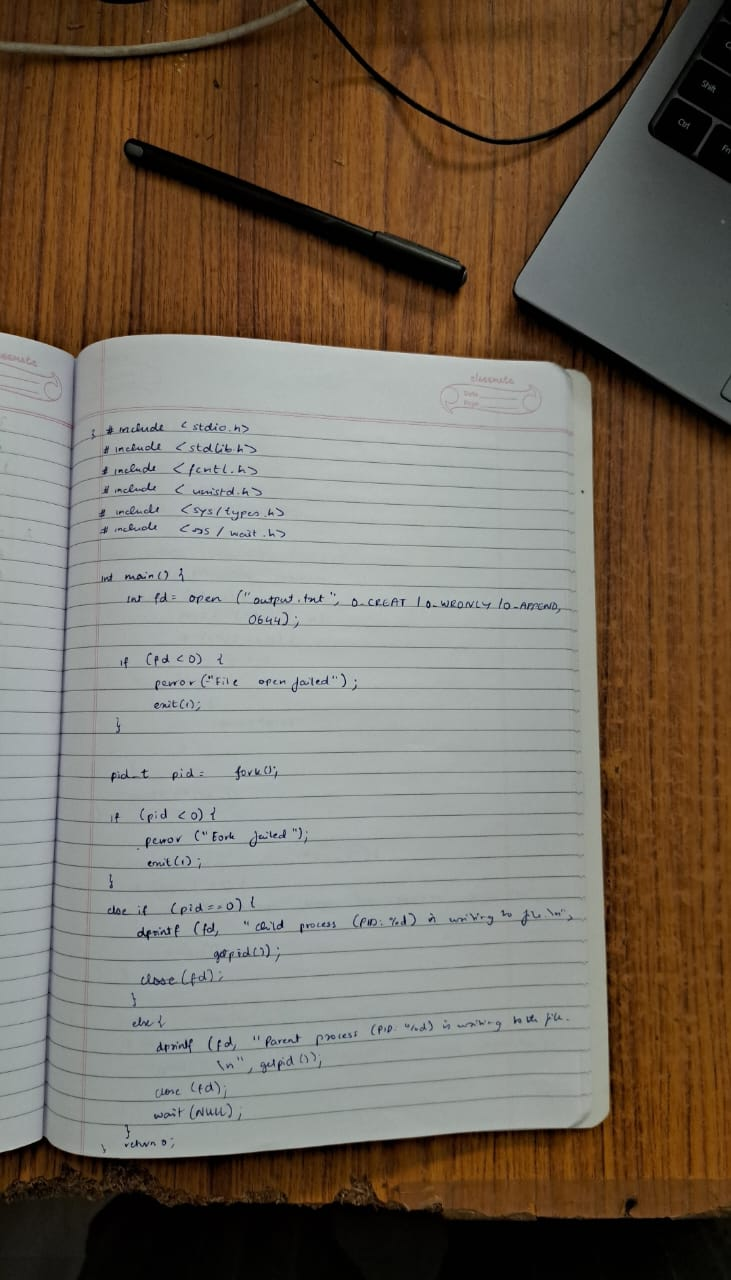
#> input picture Images/Input 1.jpeg, 731 x 1280 px
$ python -i processing.py   (imports and definitions only)   (older library calls are emulated)
#> lines starting #> are read from the running program, lines starting #| are printed output that depends on the picture; after the words box and inside, x2 and y2 are one past the last pixel; in counts of white or black regions, pixels touching at a corner belong together
import cv2
import numpy as np

# Preprocesses the image: resize, grayscale, enhance contrast, blur, and detect edges
def preprocess_image(img):
    img = cv2.resize(img, (960, 1280), interpolation=cv2.INTER_LANCZOS4)  # Resize to standard size
    gray = cv2.cvtColor(img, cv2.COLOR_BGR2GRAY)
    clahe = cv2.createCLAHE(clipLimit=3.0, tileGridSize=(8,8))
    enhanced = clahe.apply(gray)
    blurred = cv2.bilateralFilter(enhanced, 11, 75, 75)
    edges = cv2.Canny(blurred, 30, 120)  # Detect edges using Canny
    return img, blurred, edges

# Detects contours and selects the largest quadrilateral that resembles a document
def get_contours(edges):
    contours, _ = cv2.findContours(edges, cv2.RETR_LIST, cv2.CHAIN_APPROX_SIMPLE)
    max_area = 0
    best_cnt = None
    for cnt in contours:
        area = cv2.contourArea(cnt)
        if 5000 < area < 1000000:
            peri = cv2.arcLength(cnt, True)
            approx = cv2.approxPolyDP(cnt, 0.02 * peri, True)
            if len(approx) == 4:
                x, y, w, h = cv2.boundingRect(cnt)
                aspect_ratio = w / float(h)
                if 0.7 < aspect_ratio < 1.3:
                    if area > max_area:
                        max_area = area
                        best_cnt = approx
    return best_cnt.reshape(4, 2) if best_cnt is not None else None

# Orders the four corner points in a consistent order: top-left, top-right, bottom-right, bottom-left
# [33 lines left out: functions order_points, warp_perspective, not called in this run]

# Enhances the document by removing shadows and binarizing the result
def enhance_document(img):
    rgb = cv2.cvtColor(img, cv2.COLOR_BGR2RGB)
    rgb_planes = cv2.split(rgb)               # Split into R, G, B channels
    result_planes = []

    for plane in rgb_planes:
        dilated = cv2.dilate(plane, np.ones((7,7), np.uint8))
        bg = cv2.medianBlur(dilated, 21)
        diff = 255 - cv2.absdiff(plane, bg)
        norm = cv2.normalize(diff, None, alpha=0, beta=255,
                             norm_type=cv2.NORM_MINMAX, dtype=cv2.CV_8UC1)  # Normalize contrast
        result_planes.append(norm)

    result = cv2.merge(result_planes)  # Merge processed channels
    gray = cv2.cvtColor(result, cv2.COLOR_RGB2GRAY)
    return cv2.adaptiveThreshold(gray, 255, cv2.ADAPTIVE_THRESH_GAUSSIAN_C,
                                 cv2.THRESH_BINARY, 21, 10)  # Binarize with adaptive thresholding

# Attempts to auto-crop a low-saturation, bright document region
def auto_crop(img):
    hsv = cv2.cvtColor(img, cv2.COLOR_BGR2HSV)  # Convert to HSV
    mask = cv2.inRange(hsv, np.array([0, 0, 100]), np.array([255, 60, 255]))  # Mask light gray/white areas
    contours, _ = cv2.findContours(mask, cv2.RETR_EXTERNAL, cv2.CHAIN_APPROX_SIMPLE)

    max_area = 0
    best_rect = (0, 0, img.shape[1], img.shape[0])  # Default: full image
    for cnt in contours:
        area = cv2.contourArea(cnt)
        if area < 1000:
            continue
        rect = cv2.minAreaRect(cnt)
        box = cv2.boxPoints(rect)
        box = np.int32(box)
        width = rect[1][0]
        height = rect[1][1]
        aspect_ratio = max(width, height) / min(width, height)
        if aspect_ratio < 1.5 and area > max_area:
            max_area = area
            x, y, w, h = cv2.boundingRect(box)
            best_rect = (x, y, w, h)

    x, y, w, h = best_rect
    return img[y:y + h, x:x + w]  # Crop to best bounding box

# Full document processing pipeline
def process_image(img):
    _, blurred, edges = preprocess_image(img)
    biggest = get_contours(edges)

    if biggest is not None:
        warped = warp_perspective(blurred, biggest)
        cropped = auto_crop(warped)
        enhanced = enhance_document(cropped)
    else:
        # if no contour found: try to auto-crop and enhance the original image
        cropped = auto_crop(img)
        enhanced = enhance_document(cropped)

    return enhanced

# [2 lines not run here, left out]

>>> import cv2
>>> picture = cv2.imread('Images/Input 1.jpeg')
#> picture is the input picture: shape (1280, 731, 3); mean B, G, R 95.2, 108.5, 119.1
>>> result = process_image(picture)
#> in preprocess_image, `img = cv2.resize(img, (960, 1280), interpolation=cv2.INTER_LANCZOS4)`:
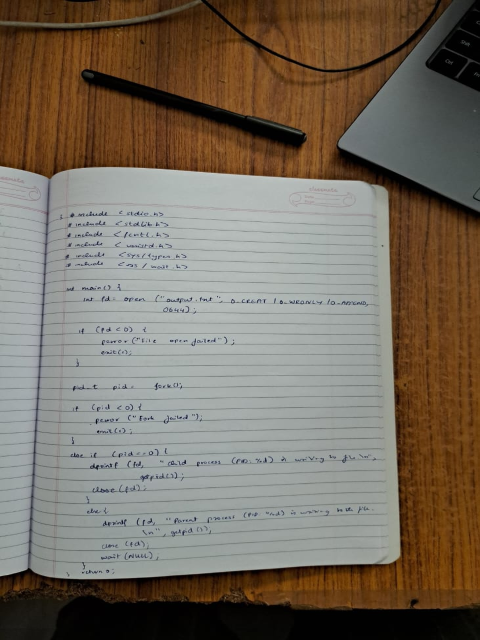
#> img: shape (1280, 960, 3) (shown at 1/2 size); mean of channels 0, 1, 2 95.2, 108.5, 119.1; drawn as B, G, R
#> in preprocess_image, `gray = cv2.cvtColor(img, cv2.COLOR_BGR2GRAY)`:
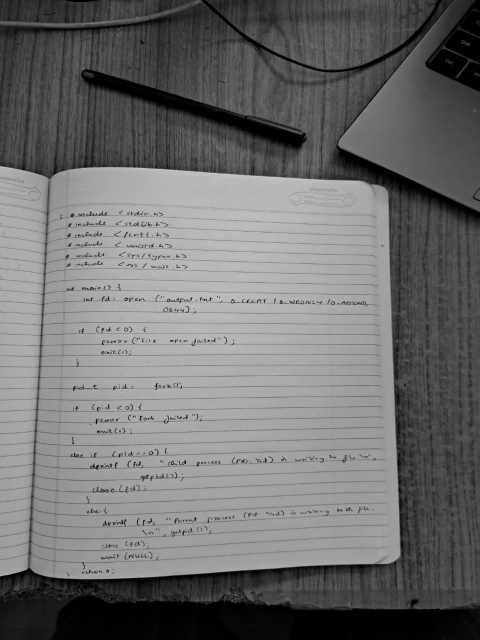
#> gray: shape (1280, 960) (shown at 1/2 size); min 0, max 229, mean 110.2
#> in preprocess_image, `enhanced = clahe.apply(gray)`:
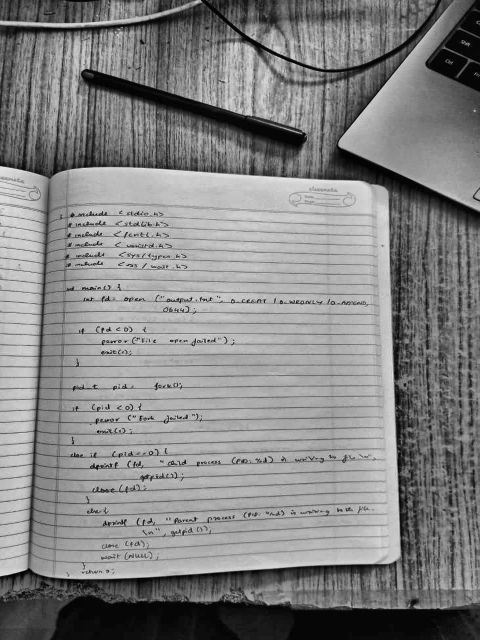
#> enhanced: shape (1280, 960) (shown at 1/2 size); min 1, max 239, mean 130.9
#> in preprocess_image, `edges = cv2.Canny(blurred, 30, 120)`:
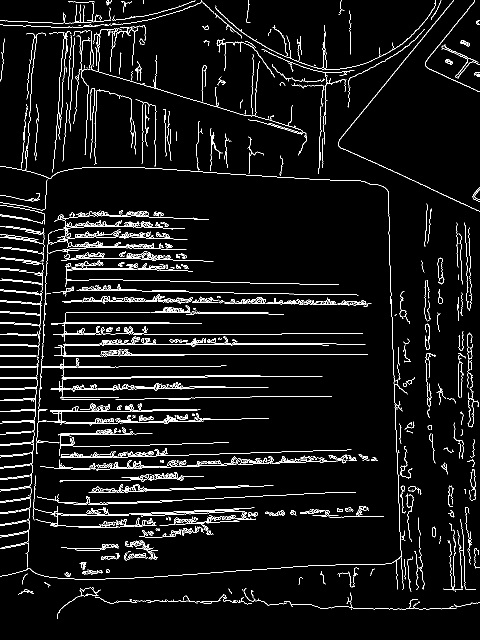
#> edges: shape (1280, 960) (shown at 1/2 size); 5% white in thin lines or dots
#> in get_contours, `contours, _ = cv2.findContours(edges, cv2.RETR_LIST, cv2.CHAIN_APPROX_..`: contours = 1208 contours, 904 with area under 20; largest, box (x1, y1, x2, y2) and area: (72, 808, 401, 908) 410, (101, 459, 242, 489) 369, (121, 898, 703, 916) 354, (80, 919, 355, 941) 350, (77, 463, 645, 820) 340
#> the loop in get_contours, `for cnt in contours:` made 1208 passes
#> area on passes 9, 11, 13: 22, 24, 21
#> after the loop in get_contours, `for cnt in contours:`: max_area = 0
#> in auto_crop, `mask = cv2.inRange(hsv, np.array([0, 0, 100]), np.array([255, 60, 255]))`:
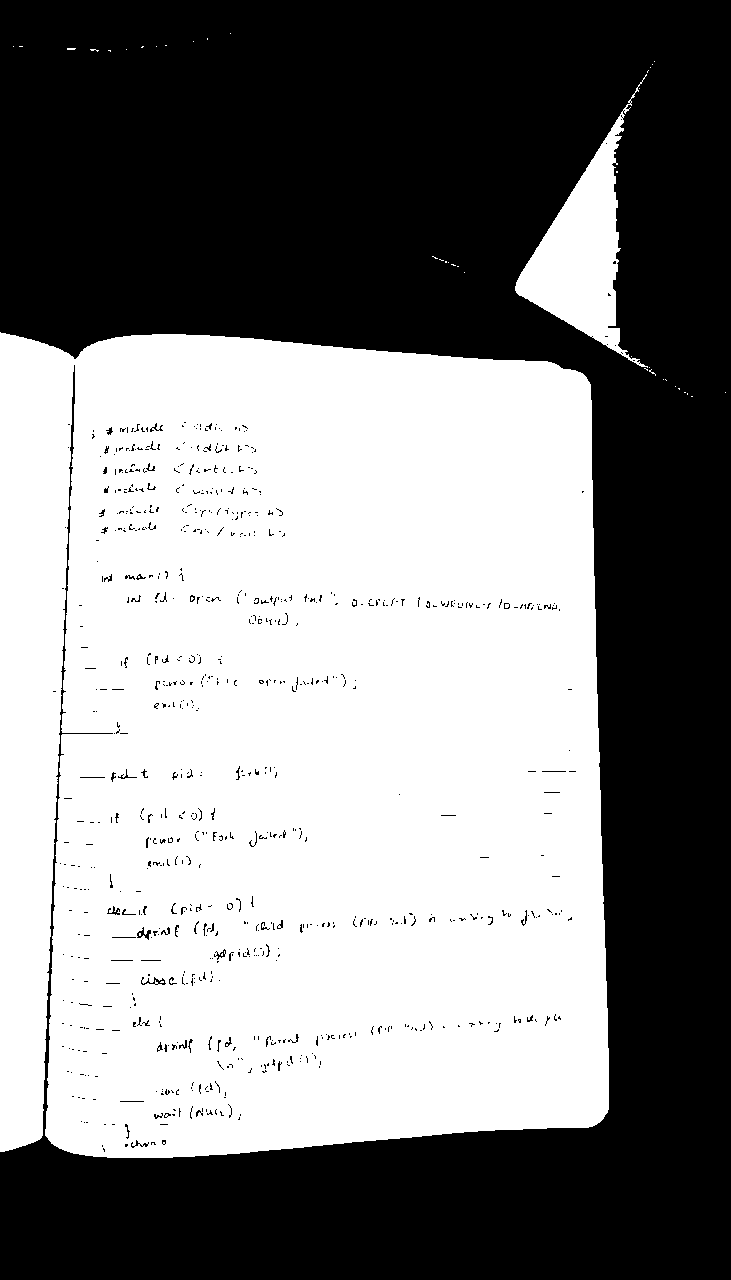
#> mask: shape (1280, 731); 51.6% white; 777 black regions (719 under 20 px)
#> in auto_crop, `contours, _ = cv2.findContours(mask, cv2.RETR_EXTERNAL, cv2.CHAIN_APPR..`: contours = 39 contours, 37 with area under 20; largest, box (x1, y1, x2, y2) and area: (0, 332, 609, 1158) 473352, (515, 74, 648, 368) 12174
#> the loop in auto_crop, `for cnt in contours:` made 39 passes
#> (area, rect, box, width, height, aspect_ratio, max_area, x) on pass 13: (473351.5, ((304, 744.5), (825, 608), -90), [[607, 1156], [0, 1156], [0, 332], [607, 332]], 825, 608, 1.36, 473351.5, 0)
#> after the loop in auto_crop, `for cnt in contours:`: h = 825; max_area = 473351.5; w = 608; x = 0; y = 332
#> the loop in enhance_document, `for plane in rgb_planes:` made 3 passes
#> after the loop in enhance_document, `for plane in rgb_planes:`:
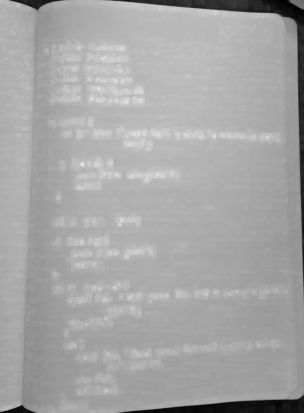
#> dilated: shape (825, 608) (shown at 1/2 size); min 0, max 228, mean 165.8
#> after the loop in enhance_document, `for plane in rgb_planes:`: result_planes = 3 items
#> in enhance_document, `return cv2.adaptiveThreshold(gray, 255, cv2.ADAPTIVE_THRESH_GAUSSIAN_C..`:
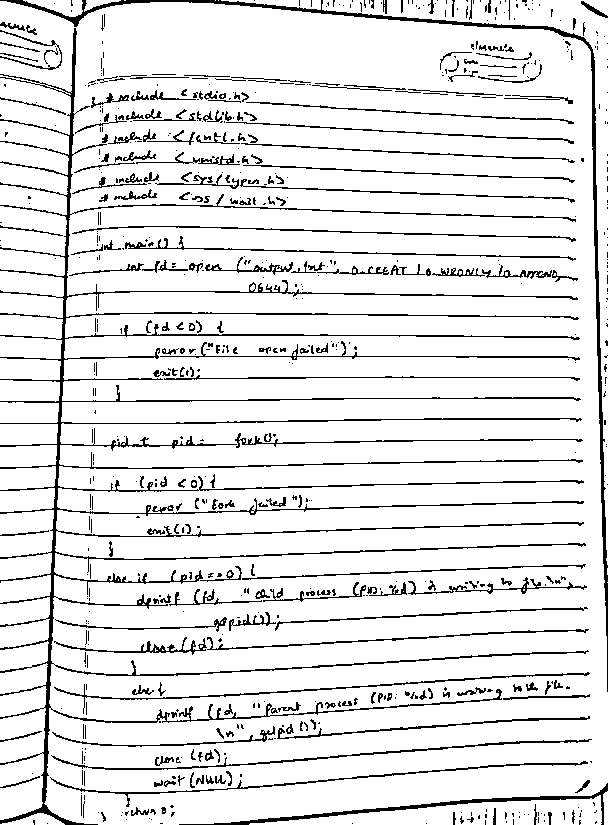
#> returned value: shape (825, 608); 89.6% white; black in thin lines or dots

$ run again, on Images/Input 2.jpeg
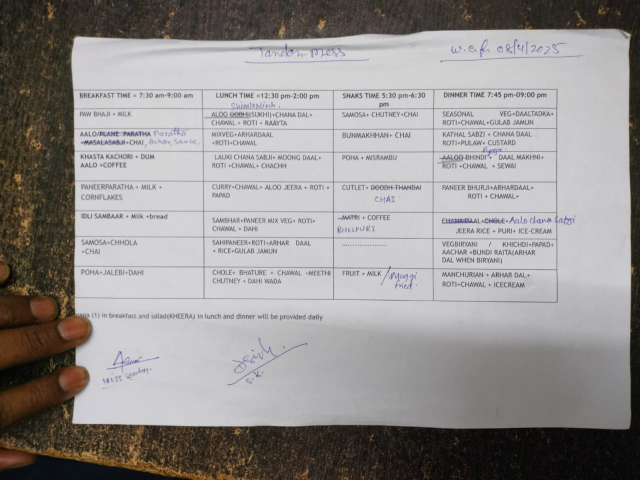
#> input picture Images/Input 2.jpeg, 1280 x 960 px (shown at 1/2 size)
#> picture is the input picture: shape (960, 1280, 3); mean B, G, R 144.9, 146, 149.2
#> in preprocess_image, `edges = cv2.Canny(blurred, 30, 120)`:
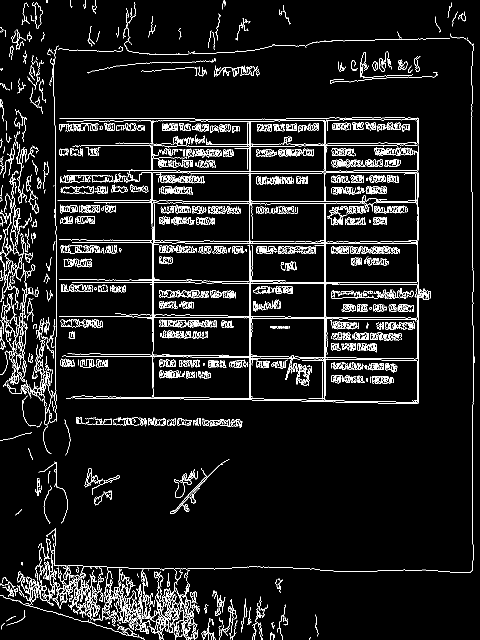
#> edges: shape (1280, 960) (shown at 1/2 size); 6.6% white in thin lines or dots
#> in get_contours, `contours, _ = cv2.findContours(edges, cv2.RETR_LIST, cv2.CHAIN_APPROX_..`: contours = 2280 contours, 1935 with area under 20; largest, box (x1, y1, x2, y2) and area: (500, 344, 836, 805) 35242, (501, 710, 649, 802) 11946, (501, 636, 649, 719) 11754, (305, 345, 499, 406) 10854, (305, 345, 499, 404) 10845
#> the loop in get_contours, `for cnt in contours:` made 2280 passes
#> (area, peri, approx, x, y, w, h, aspect_ratio) on passes 1124, 1795, 1796: (9764.5, 427.6, [[501, 567], [647, 567], [648, 633], [502, 632]], 501, 566, 148, 69, 2.14), (10845, 532.1, [[305, 346], [497, 346], [498, 401], [306, 401]], 305, 345, 194, 59, 3.29), (10853.5, 515, [[305, 345], [306, 402], [498, 405], [498, 346]], 305, 345, 194, 61, 3.18)
#> after the loop in get_contours, `for cnt in contours:`: max_area = 0
#> hsv: shape (960, 1280, 3); mean H, S, V 81.7, 30.4, 151.2
#> mask: shape (960, 1280); 70.5% white; 906 black regions (898 under 20 px)
#> in auto_crop, `contours, _ = cv2.findContours(mask, cv2.RETR_EXTERNAL, cv2.CHAIN_APPR..`: contours = 81 contours, 80 with area under 20; largest, box (x1, y1, x2, y2) and area: (142, 57, 1262, 858) 867018
#> the loop in auto_crop, `for cnt in contours:` made 81 passes
#> (area, rect, box, width, height, aspect_ratio, max_area, x) on pass 40: (867018, ((701.5, 457), (800, 1119), -90), [[1261, 857], [142, 857], [142, 57], [1261, 57]], 800, 1119, 1.4, 867018, 142)
#> after the loop in auto_crop, `for cnt in contours:`: h = 801; max_area = 867018; w = 1120; x = 142; y = 57
#> the loop in enhance_document, `for plane in rgb_planes:` made 3 passes
#> after the loop in enhance_document, `for plane in rgb_planes:`: result_planes = 3 items
#> in enhance_document, `return cv2.adaptiveThreshold(gray, 255, cv2.ADAPTIVE_THRESH_GAUSSIAN_C..`:
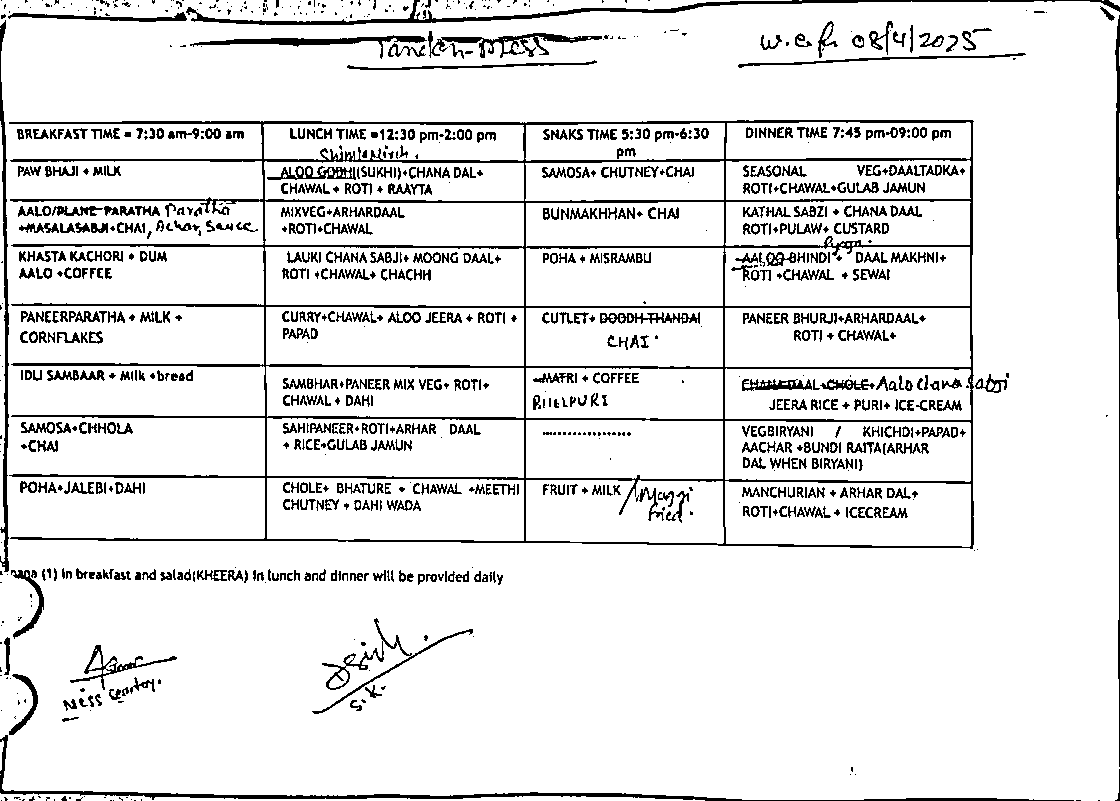
#> returned value: shape (801, 1120); 90.3% white; black in thin lines or dots
